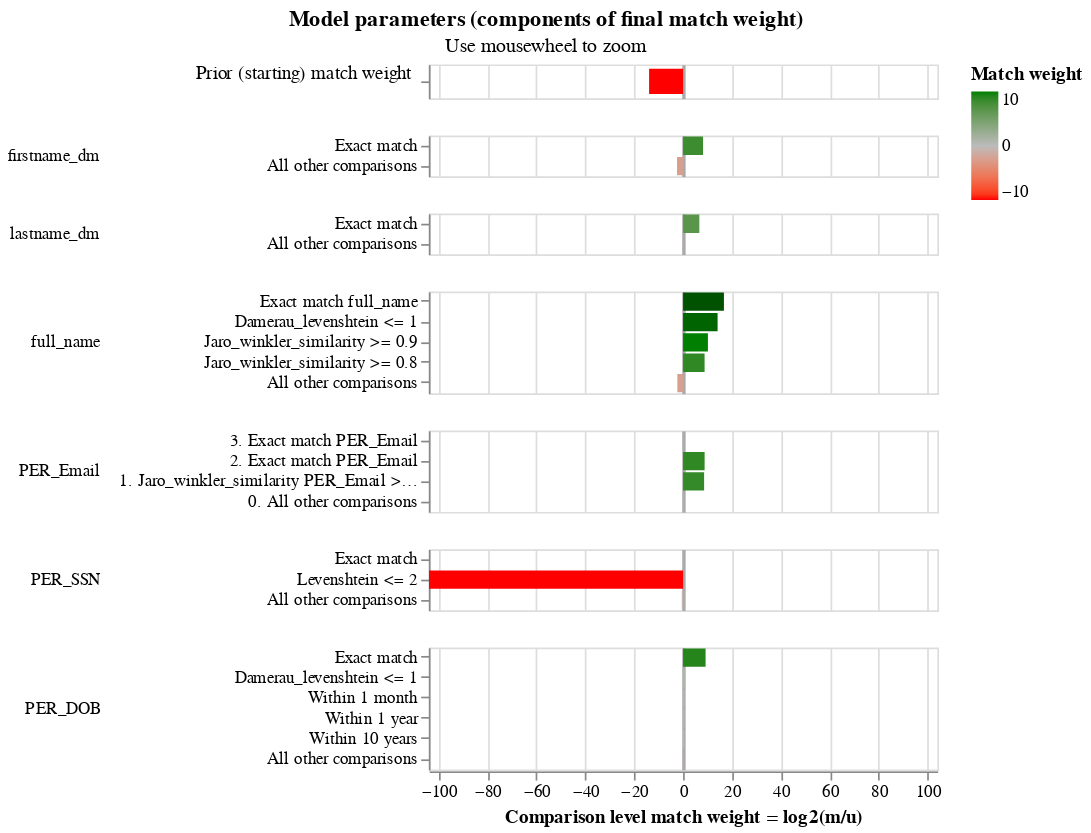

The cell this chart's notebook holds for it:
### Code cell
linker.match_weights_chart()

### Figure 1 — Vega-Lite specification as saved in the notebook (floating-point values rounded to 4 significant figures)
{"config": {"view": {"continuousWidth": 300, "continuousHeight": 300, "discreteHeight": 60, "discreteWidth": 400}, "header": {"title": null}, "mark": {"tooltip": null}, "title": {"anchor": "middle"}}, "vconcat": [{"mark": {"type": "bar", "clip": true, "height": 15}, "encoding": {"color": {"field": "log2_bayes_factor", "scale": {"domain": [-10, 0, 10], "interpolate": "lab", "range": ["red", "#bbbbbb", "green"]}, "title": "Match weight", "type": "quantitative"}, "tooltip": [{"field": "comparison_name", "title": "Comparison name", "type": "nominal"}, {"field": "probability_two_random_records_match", "format": ".4f", "title": "Probability two random records match", "type": "nominal"}, {"field": "log2_bayes_factor", "format": ",.4f", "title": "Equivalent match weight", "type": "quantitative"}, {"field": "bayes_factor_description", "title": "Match weight description", "type": "nominal"}], "x": {"axis": {"domain": false, "gridColor": {"condition": {"test": "abs(datum.value / 10)  <= 1 & datum.value % 10 === 0", "value": "#aaa"}, "value": "#ddd"}, "gridDash": {"condition": {"test": "abs(datum.value / 10) == 1", "value": [3]}, "value": null}, "gridWidth": {"condition": {"test": "abs(datum.value / 10)  <= 1 & datum.value % 10 === 0", "value": 2}, "value": 1}, "labels": false, "ticks": false, "title": ""}, "field": "log2_bayes_factor", "scale": {"domain": [-104, 104]}, "type": "quantitative"}, "y": {"axis": {"title": "Prior (starting) match weight", "titleAlign": "right", "titleAngle": 0, "titleFontWeight": "normal"}, "field": "label_for_charts", "sort": {"field": "comparison_vector_value", "order": "descending"}, "type": "nominal"}}, "height": 20, "transform": [{"filter": "(datum.comparison_name == 'probability_two_random_records_match')"}]}, {"mark": {"type": "bar", "clip": true}, "encoding": {"color": {"field": "log2_bayes_factor", "scale": {"domain": [-10, 0, 10], "interpolate": "lab", "range": ["red", "#bbbbbb", "green"]}, "title": "Match weight", "type": "quantitative"}, "row": {"field": "comparison_name", "header": {"labelAlign": "left", "labelAnchor": "middle", "labelAngle": 0}, "sort": {"field": "comparison_sort_order"}, "type": "nominal"}, "tooltip": [{"field": "comparison_name", "title": "Comparison name", "type": "nominal"}, {"field": "label_for_charts", "title": "Label", "type": "ordinal"}, {"field": "sql_condition", "title": "SQL condition", "type": "nominal"}, {"field": "m_probability", "format": ".4f", "title": "M probability", "type": "quantitative"}, {"field": "u_probability", "format": ".4f", "title": "U probability", "type": "quantitative"}, {"field": "bayes_factor", "format": ",.4f", "title": "Bayes factor = m/u", "type": "quantitative"}, {"field": "log2_bayes_factor", "format": ",.4f", "title": "Match weight = log2(m/u)", "type": "quantitative"}, {"field": "bayes_factor_description", "title": "Match weight description", "type": "nominal"}], "x": {"axis": {"gridColor": {"condition": {"test": "abs(datum.value / 10)  <= 1 & datum.value % 10 === 0", "value": "#aaa"}, "value": "#ddd"}, "gridDash": {"condition": {"test": "abs(datum.value / 10) == 1", "value": [3]}, "value": null}, "gridWidth": {"condition": {"test": "abs(datum.value / 10)  <= 1 & datum.value % 10 === 0", "value": 2}, "value": 1}, "title": "Comparison level match weight = log2(m/u)"}, "field": "log2_bayes_factor", "scale": {"domain": [-104, 104]}, "type": "quantitative"}, "y": {"axis": {"title": null}, "field": "label_for_charts", "sort": {"field": "comparison_vector_value", "order": "descending"}, "type": "nominal"}}, "height": {"step": 12}, "resolve": {"axis": {"y": "independent"}, "scale": {"y": "independent"}}, "transform": [{"filter": "(datum.comparison_name != 'probability_two_random_records_match')"}]}], "data": {"name": "data-22ea6015aa177fad13483279b1e41ef6"}, "params": [{"name": "mouse_zoom", "select": {"type": "interval", "encodings": ["x"]}, "bind": "scales", "views": []}], "resolve": {"axis": {"y": "independent"}, "scale": {"y": "independent"}}, "title": {"text": "Model parameters (components of final match weight)", "subtitle": "Use mousewheel to zoom"}, "$schema": "https://vega.github.io/schema/vega-lite/v5.9.3.json", "datasets": {"data-22ea6015aa177fad13483279b1e41ef6": [{"comparison_name": "probability_two_random_records_match", "sql_condition": null, "label_for_charts": "", "m_probability": null, "u_probability": null, "m_probability_description": null, "u_probability_description": null, "has_tf_adjustments": false, "tf_adjustment_column": null, "tf_adjustment_weight": null, "is_null_level": false, "bayes_factor": 6.51e-05, "log2_bayes_factor": -13.91, "comparison_vector_value": 0, "max_comparison_vector_value": 0, "bayes_factor_description": "The probability that two random records drawn at random match is 0.000 or one in  15,363.0 records.This is equivalent to a starting match weight of -13.907.", "probability_two_random_records_match": 6.509e-05, "comparison_sort_order": -1}, {"comparison_name": "firstname_dm", "sql_condition": "\"firstname_dm_l\" = \"firstname_dm_r\"", "label_for_charts": "Exact match", "m_probability": 0.8631, "u_probability": 0.003001, "m_probability_description": "Amongst matching record comparisons, 86.31% of records are in the exact match comparison level", "u_probability_description": "Amongst non-matching record comparisons, 0.30% of records are in the exact match comparison level", "has_tf_adjustments": false, "tf_adjustment_column": null, "tf_adjustment_weight": 1.0, "is_null_level": false, "bayes_factor": 287.6, "log2_bayes_factor": 8.168, "comparison_vector_value": 1, "max_comparison_vector_value": 1, "bayes_factor_description": "If comparison level is `exact match` then comparison is 287.57 times more likely to be a match", "probability_two_random_records_match": 6.509e-05, "comparison_sort_order": 0}, {"comparison_name": "firstname_dm", "sql_condition": "ELSE", "label_for_charts": "All other comparisons", "m_probability": 0.1787, "u_probability": 0.997, "m_probability_description": "Amongst matching record comparisons, 17.87% of records are in the all other comparisons comparison level", "u_probability_description": "Amongst non-matching record comparisons, 99.70% of records are in the all other comparisons comparison level", "has_tf_adjustments": false, "tf_adjustment_column": null, "tf_adjustment_weight": 1.0, "is_null_level": false, "bayes_factor": 0.1792, "log2_bayes_factor": -2.48, "comparison_vector_value": 0, "max_comparison_vector_value": 1, "bayes_factor_description": "If comparison level is `all other comparisons` then comparison is  5.58 times less likely to be a match", "probability_two_random_records_match": 6.509e-05, "comparison_sort_order": 0}, {"comparison_name": "lastname_dm", "sql_condition": "\"lastname_dm_l\" = \"lastname_dm_r\"", "label_for_charts": "Exact match", "m_probability": 0.1846, "u_probability": 0.001842, "m_probability_description": "Amongst matching record comparisons, 18.46% of records are in the exact match comparison level", "u_probability_description": "Amongst non-matching record comparisons, 0.18% of records are in the exact match comparison level", "has_tf_adjustments": false, "tf_adjustment_column": null, "tf_adjustment_weight": 1.0, "is_null_level": false, "bayes_factor": 100.2, "log2_bayes_factor": 6.647, "comparison_vector_value": 1, "max_comparison_vector_value": 1, "bayes_factor_description": "If comparison level is `exact match` then comparison is 100.24 times more likely to be a match", "probability_two_random_records_match": 6.509e-05, "comparison_sort_order": 1}, {"comparison_name": "lastname_dm", "sql_condition": "ELSE", "label_for_charts": "All other comparisons", "m_probability": 0.8154, "u_probability": 0.9982, "m_probability_description": "Amongst matching record comparisons, 81.54% of records are in the all other comparisons comparison level", "u_probability_description": "Amongst non-matching record comparisons, 99.82% of records are in the all other comparisons comparison level", "has_tf_adjustments": false, "tf_adjustment_column": null, "tf_adjustment_weight": 1.0, "is_null_level": false, "bayes_factor": 0.8169, "log2_bayes_factor": -0.2918, "comparison_vector_value": 0, "max_comparison_vector_value": 1, "bayes_factor_description": "If comparison level is `all other comparisons` then comparison is  1.22 times less likely to be a match", "probability_two_random_records_match": 6.509e-05, "comparison_sort_order": 1}, {"comparison_name": "full_name", "sql_condition": "\"full_name_l\" = \"full_name_r\"", "label_for_charts": "Exact match full_name", "m_probability": 0.1815, "u_probability": 1.699e-06, "m_probability_description": "Amongst matching record comparisons, 18.15% of records are in the exact match full_name comparison level", "u_probability_description": "Amongst non-matching record comparisons, 0.00% of records are in the exact match full_name comparison level", "has_tf_adjustments": false, "tf_adjustment_column": null, "tf_adjustment_weight": 1.0, "is_null_level": false, "bayes_factor": 106800.0, "log2_bayes_factor": 16.7, "comparison_vector_value": 4, "max_comparison_vector_value": 4, "bayes_factor_description": "If comparison level is `exact match full_name` then comparison is 106,818.40 times more likely to be a match", "probability_two_random_records_match": 6.509e-05, "comparison_sort_order": 2}, {"comparison_name": "full_name", "sql_condition": "damerau_levenshtein(\"full_name_l\", \"full_name_r\") <= 1", "label_for_charts": "Damerau_levenshtein <= 1", "m_probability": 0.01431, "u_probability": 8.06e-07, "m_probability_description": "Amongst matching record comparisons, 1.43% of records are in the damerau_levenshtein <= 1 comparison level", "u_probability_description": "Amongst non-matching record comparisons, 0.00% of records are in the damerau_levenshtein <= 1 comparison level", "has_tf_adjustments": false, "tf_adjustment_column": null, "tf_adjustment_weight": 1.0, "is_null_level": false, "bayes_factor": 17750.0, "log2_bayes_factor": 14.12, "comparison_vector_value": 3, "max_comparison_vector_value": 4, "bayes_factor_description": "If comparison level is `damerau_levenshtein <= 1` then comparison is 17,752.30 times more likely to be a match", "probability_two_random_records_match": 6.509e-05, "comparison_sort_order": 2}, {"comparison_name": "full_name", "sql_condition": "jaro_winkler_similarity(\"full_name_l\", \"full_name_r\") >= 0.9", "label_for_charts": "Jaro_winkler_similarity >= 0.9", "m_probability": 0.0664, "u_probability": 5.816e-05, "m_probability_description": "Amongst matching record comparisons, 6.64% of records are in the jaro_winkler_similarity >= 0.9 comparison level", "u_probability_description": "Amongst non-matching record comparisons, 0.01% of records are in the jaro_winkler_similarity >= 0.9 comparison level", "has_tf_adjustments": false, "tf_adjustment_column": null, "tf_adjustment_weight": 1.0, "is_null_level": false, "bayes_factor": 1142.0, "log2_bayes_factor": 10.16, "comparison_vector_value": 2, "max_comparison_vector_value": 4, "bayes_factor_description": "If comparison level is `jaro_winkler_similarity >= 0.9` then comparison is 1,141.78 times more likely to be a match", "probability_two_random_records_match": 6.509e-05, "comparison_sort_order": 2}, {"comparison_name": "full_name", "sql_condition": "jaro_winkler_similarity(\"full_name_l\", \"full_name_r\") >= 0.8", "label_for_charts": "Jaro_winkler_similarity >= 0.8", "m_probability": 0.4854, "u_probability": 0.001091, "m_probability_description": "Amongst matching record comparisons, 48.54% of records are in the jaro_winkler_similarity >= 0.8 comparison level", "u_probability_description": "Amongst non-matching record comparisons, 0.11% of records are in the jaro_winkler_similarity >= 0.8 comparison level", "has_tf_adjustments": false, "tf_adjustment_column": null, "tf_adjustment_weight": 1.0, "is_null_level": false, "bayes_factor": 445.0, "log2_bayes_factor": 8.798, "comparison_vector_value": 1, "max_comparison_vector_value": 4, "bayes_factor_description": "If comparison level is `jaro_winkler_similarity >= 0.8` then comparison is 445.00 times more likely to be a match", "probability_two_random_records_match": 6.509e-05, "comparison_sort_order": 2}, {"comparison_name": "full_name", "sql_condition": "ELSE", "label_for_charts": "All other comparisons", "m_probability": 0.1966, "u_probability": 0.9988, "m_probability_description": "Amongst matching record comparisons, 19.66% of records are in the all other comparisons comparison level", "u_probability_description": "Amongst non-matching record comparisons, 99.88% of records are in the all other comparisons comparison level", "has_tf_adjustments": false, "tf_adjustment_column": null, "tf_adjustment_weight": 1.0, "is_null_level": false, "bayes_factor": 0.1968, "log2_bayes_factor": -2.345, "comparison_vector_value": 0, "max_comparison_vector_value": 4, "bayes_factor_description": "If comparison level is `all other comparisons` then comparison is  5.08 times less likely to be a match", "probability_two_random_records_match": 6.509e-05, "comparison_sort_order": 2}, {"comparison_name": "PER_Email", "sql_condition": "\"PER_Email_l\" = \"PER_Email_r\"", "label_for_charts": "3. Exact match PER_Email", "m_probability": 0.5938, "u_probability": 0.6144, "m_probability_description": "Amongst matching record comparisons, 59.38% of records are in the exact match per_email comparison level", "u_probability_description": "Amongst non-matching record comparisons, 61.44% of records are in the exact match per_email comparison level", "has_tf_adjustments": false, "tf_adjustment_column": null, "tf_adjustment_weight": 1.0, "is_null_level": false, "bayes_factor": 0.9664, "log2_bayes_factor": -0.04926, "comparison_vector_value": 3, "max_comparison_vector_value": 3, "bayes_factor_description": "If comparison level is `exact match per_email` then comparison is  1.03 times less likely to be a match", "probability_two_random_records_match": 6.509e-05, "comparison_sort_order": 3}, {"comparison_name": "PER_Email", "sql_condition": "\n        regexp_extract(\"PER_Email_l\", '^[^@]+')\n     = \n        regexp_extract(\"PER_Email_r\", '^[^@]+')\n    ", "label_for_charts": "2. Exact match PER_Email", "m_probability": 0.000174, "u_probability": 3.884e-07, "m_probability_description": "Amongst matching record comparisons, 0.02% of records are in the exact match per_email comparison level", "u_probability_description": "Amongst non-matching record comparisons, 0.00% of records are in the exact match per_email comparison level", "has_tf_adjustments": false, "tf_adjustment_column": null, "tf_adjustment_weight": 1.0, "is_null_level": false, "bayes_factor": 448.0, "log2_bayes_factor": 8.807, "comparison_vector_value": 2, "max_comparison_vector_value": 3, "bayes_factor_description": "If comparison level is `exact match per_email` then comparison is 447.99 times more likely to be a match", "probability_two_random_records_match": 6.509e-05, "comparison_sort_order": 3}, {"comparison_name": "PER_Email", "sql_condition": "jaro_winkler_similarity(\"PER_Email_l\", \"PER_Email_r\") >= 0.88", "label_for_charts": "1. Jaro_winkler_similarity PER_Email >= 0.88", "m_probability": 0.001605, "u_probability": 4.137e-06, "m_probability_description": "Amongst matching record comparisons, 0.16% of records are in the jaro_winkler_similarity per_email >= 0.88 comparison level", "u_probability_description": "Amongst non-matching record comparisons, 0.00% of records are in the jaro_winkler_similarity per_email >= 0.88 comparison level", "has_tf_adjustments": false, "tf_adjustment_column": null, "tf_adjustment_weight": 1.0, "is_null_level": false, "bayes_factor": 388.0, "log2_bayes_factor": 8.6, "comparison_vector_value": 1, "max_comparison_vector_value": 3, "bayes_factor_description": "If comparison level is `jaro_winkler_similarity per_email >= 0.88` then comparison is 387.95 times more likely to be a match", "probability_two_random_records_match": 6.509e-05, "comparison_sort_order": 3}, {"comparison_name": "PER_Email", "sql_condition": "ELSE", "label_for_charts": "0. All other comparisons", "m_probability": 0.4052, "u_probability": 0.3856, "m_probability_description": "Amongst matching record comparisons, 40.52% of records are in the all other comparisons comparison level", "u_probability_description": "Amongst non-matching record comparisons, 38.56% of records are in the all other comparisons comparison level", "has_tf_adjustments": false, "tf_adjustment_column": null, "tf_adjustment_weight": 1.0, "is_null_level": false, "bayes_factor": 1.051, "log2_bayes_factor": 0.07151, "comparison_vector_value": 0, "max_comparison_vector_value": 3, "bayes_factor_description": "If comparison level is `all other comparisons` then comparison is 1.05 times more likely to be a match", "probability_two_random_records_match": 6.509e-05, "comparison_sort_order": 3}, {"comparison_name": "PER_SSN", "sql_condition": "\"PER_SSN_l\" = \"PER_SSN_r\"", "label_for_charts": "Exact match", "m_probability": 0.9851, "u_probability": 0.9785, "m_probability_description": "Amongst matching record comparisons, 98.51% of records are in the exact match comparison level", "u_probability_description": "Amongst non-matching record comparisons, 97.85% of records are in the exact match comparison level", "has_tf_adjustments": false, "tf_adjustment_column": null, "tf_adjustment_weight": 1.0, "is_null_level": false, "bayes_factor": 1.007, "log2_bayes_factor": 0.00963, "comparison_vector_value": 2, "max_comparison_vector_value": 2, "bayes_factor_description": "If comparison level is `exact match` then comparison is 1.01 times more likely to be a match", "probability_two_random_records_match": 6.509e-05, "comparison_sort_order": 4}, {"comparison_name": "PER_SSN", "sql_condition": "levenshtein(\"PER_SSN_l\", \"PER_SSN_r\") <= 2", "label_for_charts": "Levenshtein <= 2", "m_probability": 4.946e-40, "u_probability": 9.71e-09, "m_probability_description": "Amongst matching record comparisons, 0.00% of records are in the levenshtein <= 2 comparison level", "u_probability_description": "Amongst non-matching record comparisons, 0.00% of records are in the levenshtein <= 2 comparison level", "has_tf_adjustments": false, "tf_adjustment_column": null, "tf_adjustment_weight": 1.0, "is_null_level": false, "bayes_factor": 5.093e-32, "log2_bayes_factor": -104.0, "comparison_vector_value": 1, "max_comparison_vector_value": 2, "bayes_factor_description": "If comparison level is `levenshtein <= 2` then comparison is  19,634,460,800,606,390,966,730,211,983,360.00 times less likely to be a match", "probability_two_random_records_match": 6.509e-05, "comparison_sort_order": 4}, {"comparison_name": "PER_SSN", "sql_condition": "ELSE", "label_for_charts": "All other comparisons", "m_probability": 0.01493, "u_probability": 0.02148, "m_probability_description": "Amongst matching record comparisons, 1.49% of records are in the all other comparisons comparison level", "u_probability_description": "Amongst non-matching record comparisons, 2.15% of records are in the all other comparisons comparison level", "has_tf_adjustments": false, "tf_adjustment_column": null, "tf_adjustment_weight": 1.0, "is_null_level": false, "bayes_factor": 0.695, "log2_bayes_factor": -0.525, "comparison_vector_value": 0, "max_comparison_vector_value": 2, "bayes_factor_description": "If comparison level is `all other comparisons` then comparison is  1.44 times less likely to be a match", "probability_two_random_records_match": 6.509e-05, "comparison_sort_order": 4}, {"comparison_name": "PER_DOB", "sql_condition": "\"PER_DOB_l\" = \"PER_DOB_r\"", "label_for_charts": "Exact match", "m_probability": 0.02425, "u_probability": 4.113e-05, "m_probability_description": "Amongst matching record comparisons, 2.43% of records are in the exact match comparison level", "u_probability_description": "Amongst non-matching record comparisons, 0.00% of records are in the exact match comparison level", "has_tf_adjustments": false, "tf_adjustment_column": null, "tf_adjustment_weight": 1.0, "is_null_level": false, "bayes_factor": 589.7, "log2_bayes_factor": 9.204, "comparison_vector_value": 5, "max_comparison_vector_value": 5, "bayes_factor_description": "If comparison level is `exact match` then comparison is 589.73 times more likely to be a match", "probability_two_random_records_match": 6.509e-05, "comparison_sort_order": 5}, {"comparison_name": "PER_DOB", "sql_condition": "damerau_levenshtein(\"PER_DOB_l\", \"PER_DOB_r\") <= 1", "label_for_charts": "Damerau_levenshtein <= 1", "m_probability": 0.002117, "u_probability": 0.001161, "m_probability_description": "Amongst matching record comparisons, 0.21% of records are in the damerau_levenshtein <= 1 comparison level", "u_probability_description": "Amongst non-matching record comparisons, 0.12% of records are in the damerau_levenshtein <= 1 comparison level", "has_tf_adjustments": false, "tf_adjustment_column": null, "tf_adjustment_weight": 1.0, "is_null_level": false, "bayes_factor": 1.823, "log2_bayes_factor": 0.8666, "comparison_vector_value": 4, "max_comparison_vector_value": 5, "bayes_factor_description": "If comparison level is `damerau_levenshtein <= 1` then comparison is 1.82 times more likely to be a match", "probability_two_random_records_match": 6.509e-05, "comparison_sort_order": 5}, {"comparison_name": "PER_DOB", "sql_condition": "\n            abs(date_diff('month', \"PER_DOB_l\",\n              \"PER_DOB_r\")) <= 1\n        ", "label_for_charts": "Within 1 month", "m_probability": 0.004343, "u_probability": 0.003069, "m_probability_description": "Amongst matching record comparisons, 0.43% of records are in the within 1 month comparison level", "u_probability_description": "Amongst non-matching record comparisons, 0.31% of records are in the within 1 month comparison level", "has_tf_adjustments": false, "tf_adjustment_column": null, "tf_adjustment_weight": 1.0, "is_null_level": false, "bayes_factor": 1.415, "log2_bayes_factor": 0.5007, "comparison_vector_value": 3, "max_comparison_vector_value": 5, "bayes_factor_description": "If comparison level is `within 1 month` then comparison is 1.41 times more likely to be a match", "probability_two_random_records_match": 6.509e-05, "comparison_sort_order": 5}, {"comparison_name": "PER_DOB", "sql_condition": "\n            abs(date_diff('year', \"PER_DOB_l\",\n              \"PER_DOB_r\")) <= 1\n        ", "label_for_charts": "Within 1 year", "m_probability": 0.05664, "u_probability": 0.03912, "m_probability_description": "Amongst matching record comparisons, 5.66% of records are in the within 1 year comparison level", "u_probability_description": "Amongst non-matching record comparisons, 3.91% of records are in the within 1 year comparison level", "has_tf_adjustments": false, "tf_adjustment_column": null, "tf_adjustment_weight": 1.0, "is_null_level": false, "bayes_factor": 1.448, "log2_bayes_factor": 0.5341, "comparison_vector_value": 2, "max_comparison_vector_value": 5, "bayes_factor_description": "If comparison level is `within 1 year` then comparison is 1.45 times more likely to be a match", "probability_two_random_records_match": 6.509e-05, "comparison_sort_order": 5}, {"comparison_name": "PER_DOB", "sql_condition": "\n            abs(date_diff('year', \"PER_DOB_l\",\n              \"PER_DOB_r\")) <= 10\n        ", "label_for_charts": "Within 10 years", "m_probability": 0.3223, "u_probability": 0.2429, "m_probability_description": "Amongst matching record comparisons, 32.23% of records are in the within 10 years comparison level", "u_probability_description": "Amongst non-matching record comparisons, 24.29% of records are in the within 10 years comparison level", "has_tf_adjustments": false, "tf_adjustment_column": null, "tf_adjustment_weight": 1.0, "is_null_level": false, "bayes_factor": 1.327, "log2_bayes_factor": 0.408, "comparison_vector_value": 1, "max_comparison_vector_value": 5, "bayes_factor_description": "If comparison level is `within 10 years` then comparison is 1.33 times more likely to be a match", "probability_two_random_records_match": 6.509e-05, "comparison_sort_order": 5}, {"comparison_name": "PER_DOB", "sql_condition": "ELSE", "label_for_charts": "All other comparisons", "m_probability": 0.5808, "u_probability": 0.7137, "m_probability_description": "Amongst matching record comparisons, 58.08% of records are in the all other comparisons comparison level", "u_probability_description": "Amongst non-matching record comparisons, 71.37% of records are in the all other comparisons comparison level", "has_tf_adjustments": false, "tf_adjustment_column": null, "tf_adjustment_weight": 1.0, "is_null_level": false, "bayes_factor": 0.8138, "log2_bayes_factor": -0.2972, "comparison_vector_value": 0, "max_comparison_vector_value": 5, "bayes_factor_description": "If comparison level is `all other comparisons` then comparison is  1.23 times less likely to be a match", "probability_two_random_records_match": 6.509e-05, "comparison_sort_order": 5}]}}
